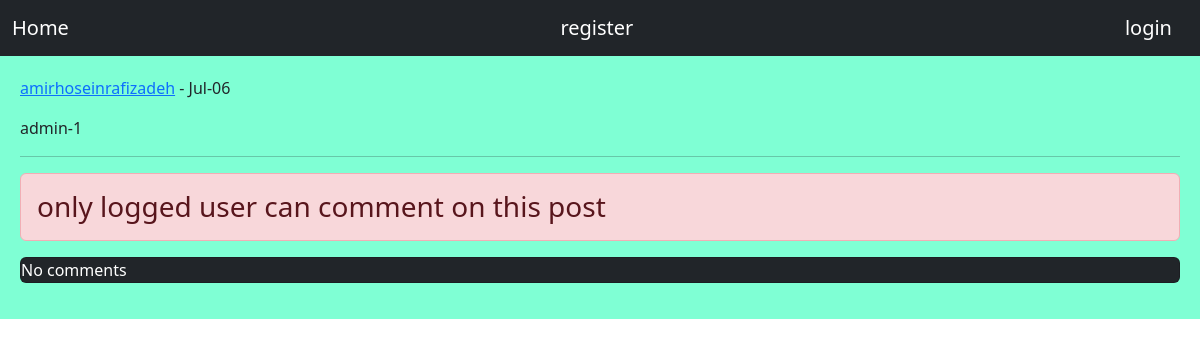
The app's page /post/13/admin-1/ with its own data.
### home/models.py (models this page shows, shortened)
class Posts(models.Model):
    user = models.ForeignKey(User, on_delete=models.CASCADE, related_name='posts')
    body = models.TextField()
    slug = models.SlugField()
    created = models.DateTimeField(auto_now_add=True)
    updated = models.DateTimeField(auto_now=True)
    class Meta:
        ordering = ['-created']

### home/views.py (the view, shortened to what this page needs)
# urls.py: path('post/<int:post_id>/<slug:post_slug>/', views.PostDetailView.as_view(), name='post_detail'),
class PostDetailView(View):
    form_class = CommentCreateForm
    form_class_reply = CommentReplyForm
    def setup(self, request, *args, **kwargs):
        self.post_instance = get_object_or_404(Posts, pk=kwargs['post_id'], slug=kwargs['post_slug'])
        return super().setup(request, *args, **kwargs)
    def get(self, request, *args, **kwargs):
        comments = self.post_instance.post_comments.filter(is_reply=False)
        return render(request, 'home/detail.html', {'post': self.post_instance, 'comments': comments, 'form':self.form_class, 'reply_form':self.form_class_reply})

### home/templates/home/detail.html (shortened to what this page needs)
{%extends 'base.html'%}
{%block content%}
<p><a href="{% url 'account:user_profile' post.user.id %}">{{ post.user.username }}</a> - {{ post.updated|date:"M-d" }}</p>
<p>{{ post.body }}</p><hr>
{% if request.user.is_authenticated %}
<form action="" method="post">
    {% csrf_token %}
    {{form.as_p}}
    <input type="submit" value="SEND">
</form><br>
{% else %}
<h3 class="alert alert-danger">only logged user can comment on this post</h3>
{% endif %}
{% for comment in comments %}
    <div class="card bg-dark text-white">
        <p class="card-header">{{comment.user}} | {{comment.created|timesince}}</p>
        <p class="card-body">{{comment.body}}</p>
        {% if request.user.is_authenticated %}
        <form class="" action="{% url 'home:add_reply' post.id comment.id %}" method="post">
            {% csrf_token %}
            {{ reply_form.as_p }}
            <input type="submit" value="Send Reply">
        </form>
        {% endif %}
        {% with replies=comment.reply_comments.all %}
        {% for reply in replies %}
            <p class="br-info p-2 m-2 ">{{ reply.user }}<br>{{ reply.body }}</p>
        {% endfor %}
        {% endwith %}
    </div><br>
{% empty %}
<p class="card bg-dark text-white">No comments</p>
{% endfor %}
{%endblock%}

### records on screen
Posts: user.username "amirhoseinrafizadeh", updated "Jul-06", body "admin-1"
